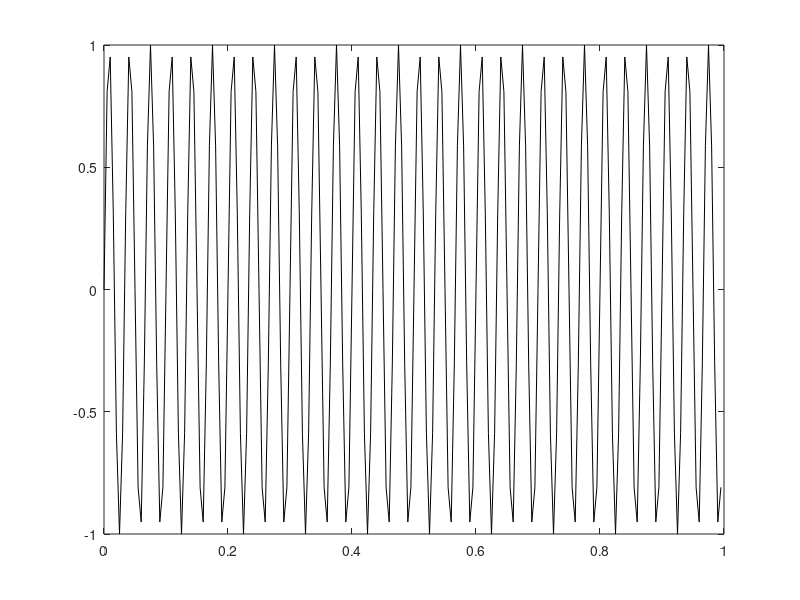

Write MATLAB code to recreate this figure. (Note: this script raises an error after producing the figure.)
%% Prova di stima di frequenza locale

clear all;
close all;
clc;


%Comincio a vedere come si comporta con una sinusoide la stima di frequenza
%istantanea

fc=200;
dt=1/fc;
t=0:dt:1-dt;
t=t(:);
N=length(t);


f1=30;
y=sin(2*pi*f1*t);

figure,plot(t,y,'k')

%Stima della frequenza istantanea

fre=f1*ones(size(y));

%Prima finestro il segnale
%il terzo parametro è il reciproco della sigma (dev std nel tempo), ed è
%una misura della larghezza in frequenza della finestra, default 2.5 -->
%0.4 nel tempo
w=window(@gausswin,N,3.0);

[fst]=stifre_b(y,0,fc);

hold on,plot(t,w,'r')

%Segnale finestrato

yf=y.*w;

figure,plot(t,yf,'g'),title('Osservazione finestrata con finestra gaussiana');

[fstw]=stifre_b(yf,0,fc);

figure,plot(t,abs(fst-fre)*(100/f1),'k'),hold on,plot(t,abs(fstw-fre)*(100/f1),'b-'),...
    xlabel('Tempo [s]'),ylabel('Errore % di stima della frequenza istantanea'),...
    title('Errori assoluti (%) nella stima di frequenza istantanea'),...
    legend('Non finestrato','Finestrato')

%Osservazione degli spettri

Y=fft(y);
YF=fft(yf);

fk=assefr(N,fc,0);

figure,subplot(2,2,1),plot(fk,abs(fftshift(Y)),'k'),title('Spettro d''ampiezza segnale non finestrato'),...
    subplot(2,2,2),plot(fk,abs(fftshift(YF)),'r'),title('Spettro d''ampiezza segnale finestrato'),...

subplot(2,2,3),stem(fk,angle(fftshift(Y)),'k'),title('Spettro di fase segnale non finestrato'),...
    subplot(2,2,4),stem(fk,angle(fftshift(YF)),'r'),title('Spettro di fase segnale finestrato'),

%Creazione del segnale analitico da segnale finestrato e non finestrato

yana=hilbert(y);
yfana=hilbert(yf);

%Grafico inviluppo d'ampiezza e fase istantanea del segnale analitico

figure,subplot(2,2,1),plot(t,abs(yana),'k'),title('Inviluppo d''ampiezza segnale analitico (no fin)'),...
    subplot(2,2,2),plot(t,abs(yfana),'r'),title('Inviluppo d''ampiezza segnale analitico (fin)'),...
    subplot(2,2,3),stem(t,angle(yana),'k'),title('Fase istantanea segnale analitico (no fin)'),...
    subplot(2,2,4),stem(t,angle(yfana),'r'),title('Fase istantanea segnale analitico (fin)'),...

%Derivazione numerica della fase del segnale analitico ed estrazione della
%frequenza istantanea
h=[1 -1]*fc;
fas_un_y=unwrap(angle(yana));
fas_un_yf=unwrap(angle(yfana));

%Plotting delle fasi unwrapped

figure, subplot(1,2,1),plot(t,fas_un_y,'k'),subplot(1,2,2),plot(t,fas_un_yf,'r'),...
    title('Fasi unwrapped del segnale analitico (1) non finestrato (2) finestrato'),...
    xlabel('Tempo [s]'),ylabel('Fase [rad]'),

fr1=(1/(2*pi))*conv(fas_un_y,h);
fr1f=(1/(2*pi))*conv(fas_un_yf,h);
fr1=fr1(:);
fr1=[fr1(2);fr1(2:end-1)];
fr1f=fr1f(:);
fr1f=[fr1f(2);fr1f(2:end-1)];

figure, plot(t,fr1,'k'), hold on,plot(t,fr1f,'r'),title('Stime frequenza istantanea'),...
    legend('Non finestrato','Finestrato'),xlabel('Tempo [s]'),ylabel('Frequenza [Hz]')

%% Prova con + sinusoidi localizzate nel tempo

clear all;
close all;
clc;


%Comincio a vedere come si comporta con una sinusoide la stima di frequenza
%istantanea

fc=500;
dt=1/fc;
t=0:dt:1-dt;
t=t(:);
N=length(t);


f1=3;
y1=sin(2*pi*f1*t);

f2=10;
y2=sin(2*pi*f2*t);

%sommo

ytot=y1+y2;

%Localizzo temporalmente

%Prima finestro il segnale
%il terzo parametro è il reciproco della sigma (dev std nel tempo), ed è
%una misura della larghezza in frequenza della finestra, default 2.5 -->
%0.4 nel tempo
w=window(@gausswin,N,2.0);

ytot_loc=ytot.*w;

%Regolarizzatore - derivata prima -> diff centrali

S=diag(zeros(length(t),1),0)-diag(ones(length(t)-1,1),-1)+diag(ones(length(t)-1,1),1);
%S(1,1)=0;
%S=S./(sqrt(sum(sum(S.^2))));

%Osservo la fase del segnale analitico, con localizzazione temporale
ylocana=hilbert(ytot_loc);
y1ana=hilbert(y1);
y2ana=hilbert(y2);

fase_ana_loc=imag(log(ylocana));
fase1_ana=imag(log(y1ana));
fase2_ana=imag(log(y2ana));


figure,subplot(2,2,1),plot(t,fase_ana_loc,'k'),...
    xlabel('Tempo [s]'),ylabel('Fase [Rad]'),title('Fase wrapped del segnale analitico somma'),a=axis();
    subplot(2,2,3),plot(t,fase1_ana,'k'),axis(a),...
    xlabel('Tempo [s]'),ylabel('Fase [Rad]'),title('Fase wrapped del segnale analitico 1'),...
    subplot(2,2,4),plot(t,fase2_ana,'k'),axis(a),...
    xlabel('Tempo [s]'),ylabel('Fase [Rad]'),title('Fase wrapped del segnale analitico 2'),

%Osservo la fase degli stessi segnali, in frequenza, dove lo spettro di
%ampiezza è non nullo

Nfft=2^(ceil(log2(N)));
Yloc=fftshift(fft(ytot_loc,Nfft));
Y1=fftshift(fft(y1,Nfft));
Y2=fftshift(fft(y2,Nfft));
fk=assefr(Nfft,fc,0);

figure,subplot(2,2,1),plot(fk,(angle(Yloc)),'k'),xlabel('Frequency [Hz]'),...
    ylabel('Phase [rad]'),title('Spettro di fase del segnale somma'),...
    subplot(2,2,2),plot(fk,(abs(Yloc)),'k'),xlabel('Frequency [Hz]'),...
    ylabel('Amplitude'),title('Spettro di ampiezza del segnale somma'),...
    
%Ricostruzione nel tempo del segnale somma tramite somma di Fourier
sric=zeros(size(t));
for i=1:length(fk)
    if(abs(Yloc(i))>135)
        sric=sric+exp(1i*(2*pi*fk(i)*t+angle(Yloc(i))));
    end
end

figure,plot(t,sric,'k'),hold on,title('Segnale ricostruito & originale'),...
    plot(t,ytot_loc,'g-'),hold on,plot(t,ytot,'r-.'),legend('Ricostruito','Originale localizzato','Originale'),...
    xlabel('Tempo [s]'),ylabel('Ampiezza')

%% Regolarizzazione in frequenza

clear all;
close all;
clc;

fc=300;
dt=1/fc;
t=0:dt:1;
t=t(:);

f1=10:1:149;

for i=1:length(f1)


y=cos(2*pi*f1(i)*t);

%Stima di frequenza locale con metodo di Fomel
S=zeros(length(y));

%Derivata prima
%S=S+diag(ones(length(y),1),0)-diag(ones(length(y)-1,1),-1);

%Laplaciano
S=S-diag(2*ones(length(y),1),0)+diag(ones(length(y)-1,1),-1)+diag(ones(length(y)-1,1),1);

%filtraggio in frequenza della soluzione - minimizzo il filtraggio passa
%alto (derivata prima e laplaciano sono già filtri passa alto, dunque fanno già
%questa cosa)

e=1e-20;
[fstfom]=stifre_ser(y,e,S,fc);
fstfom=fstfom(:);
f_mis_fom(i)=mean(fstfom);
[fst_ist]=stifre_b(y,0,fc);
fst_ist=fst_ist(:);
f_mis_ist(i)=mean(fst_ist);
end

figure,plot(f1,f_mis_ist,'k'),hold on,plot(f1,f_mis_fom,'r'),...
    xlabel('Real Frequency'),ylabel('Estimated frequency'),...
    title('Comparison between the IF and Fomel approach to frequency estimation'),...
    legend('Istantanea','Fomel - inversione')

% figure,plot(t,fst,'k'),title('Stima frequenza locale Fomel'),...
%     xlabel('Tempo [s]'),ylabel('Frequenza [Hz]')


